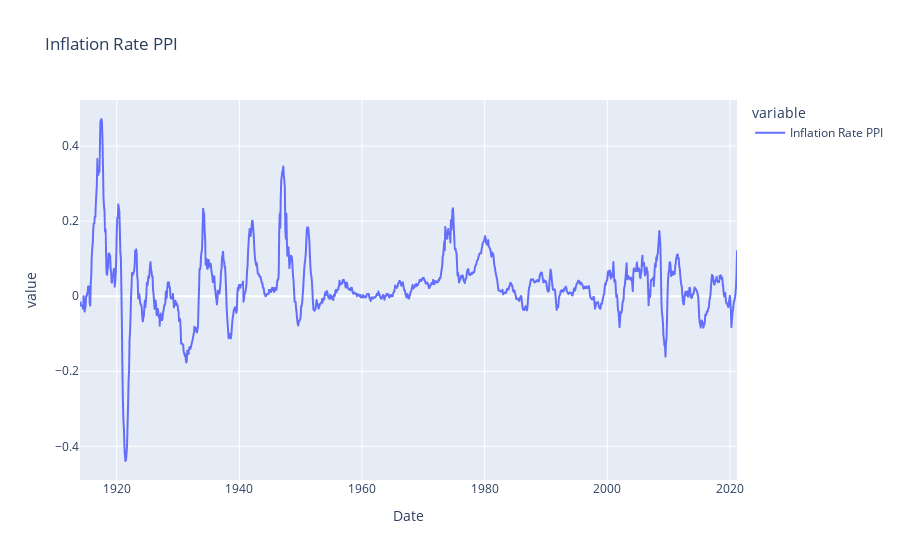

The notebook cell saved with this chart:
### Code cell
plot_PPI

### Figure 1 — Plotly figure (JSON) as saved in the notebook; plotly's stock layout.template omitted (floating-point values rounded to 4 significant figures; data arrays with more than 128 entries replaced by an {"elided": "..."} marker saying what was removed)
{"data": [{"hovertemplate": "variable=Inflation Rate PPI<br>Date=%{x}<br>value=%{y}<extra></extra>", "legendgroup": "Inflation Rate PPI", "line": {"color": "#636efa", "dash": "solid"}, "mode": "lines", "name": "Inflation Rate PPI", "showlegend": true, "type": "scattergl", "x": {"elided": "1287 str values"}, "xaxis": "x", "y": {"elided": "1287 float values"}, "yaxis": "y"}], "layout": {"autosize": true, "legend": {"title": {"text": "variable"}, "tracegroupgap": 0}, "title": {"text": "Inflation Rate PPI"}, "xaxis": {"anchor": "y", "autorange": true, "domain": [0, 1], "range": ["1914-01-01", "2021-03-01"], "title": {"text": "Date"}, "type": "date"}, "yaxis": {"anchor": "x", "autorange": true, "domain": [0, 1], "range": [-0.4896, 0.5228], "title": {"text": "value"}, "type": "linear"}}}
